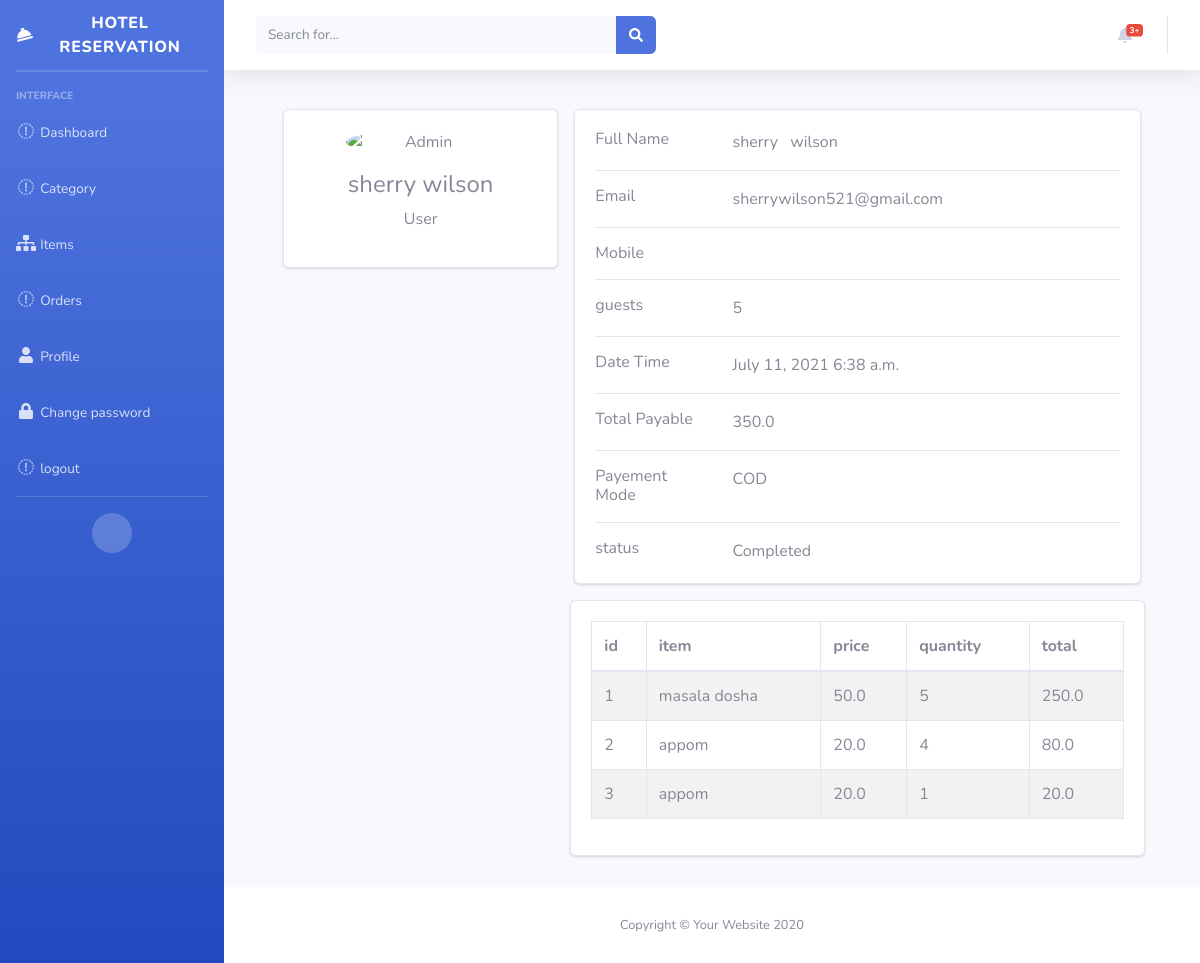
Page /orders/ef373175-8752-4018-ac12-487b89538ff1/ (signed in) on the committed database.
### customer/models.py (models this page shows, shortened)
class Booking(models.Model):
    ORDER_STATUS = (('Pending', 'Pending'), ('Confirmed', 'Confirmed'),
                    ('Completed', 'Completed'), ('Cancelled', 'Cancelled'))
    id = models.UUIDField(primary_key=True, default=uuid.uuid4, editable=False)
    restaurant = models.ForeignKey(Restaurant, on_delete=models.DO_NOTHING)
    user = models.ForeignKey(User, on_delete=models.DO_NOTHING)
    order_status = models.CharField(
        max_length=10, choices=ORDER_STATUS, default='Pending')
    guest = models.IntegerField(validators=[MinValueValidator(1), ])
    date = models.DateField()
    time = models.TimeField()
    paymentmethod = models.CharField(max_length=100, null=True, blank=True)
    created_at = models.DateTimeField(auto_now=True, blank=True, null=True)
    def total_amount(self):
        _y = []
        _x = self.order_items.all()
        _y = [i.food.price*i.quantity for i in _x]
        return sum(_y)

class BookingItem(models.Model):
    order = models.ForeignKey(
        Booking, on_delete=models.CASCADE, related_name='order_items')
    food = models.ForeignKey(Item, on_delete=models.DO_NOTHING)
    quantity = models.IntegerField()
    def total(self):
        return self.food.price*self.quantity

### restaurant/models.py (models this page shows, shortened)
class Item(models.Model):
    name = models.CharField(max_length=50)
    price = models.FloatField()
    category = models.ForeignKey(
        Category, on_delete=models.CASCADE, related_name='items', blank=True, null=True)
    img = models.ImageField(upload_to='item/', blank=True,
                            null=True, verbose_name="Image")
    created_by = models.ForeignKey(User, on_delete=models.CASCADE)

### customer/views.py (the view)
# urls.py: path('orders/<pk>/', views.OrderDetailView.as_view(), name="order-detail"),
@method_decorator(decorator, name='dispatch')
class OrderDetailView(DetailView):
    model = Booking
    template_name = "booking/detail.html"
    def get_object(self):
        _pk = self.kwargs.get('pk')
        print(_pk)
        return get_object_or_404(Booking, id=_pk)
    def get_context_data(self, **kwargs):
        context = super().get_context_data(**kwargs)
        pk = self.kwargs.get('pk')
        print(pk)
        return context

### customer/templates/booking/detail.html (shortened to what this page needs)
{% extends 'booking/basedetail.html' %} {% block body %}
<div class="container">
  <div class="main-body">
    <div class="row gutters-sm">
      <div class="col-md-4 mb-3">
        <div class="card">
          <div class="card-body">
            <div class="d-flex flex-column align-items-center text-center">
              <img src="https://bootdey.com/img/Content/avatar/avatar7.png" alt="Admin" class="rounded-circle"
                width="150" />
              <div class="mt-3">
                <h4>{{object.user.first_name}}&nbsp;{{object.user.last_name}}</h4>
                <p class="text-muted font-size-sm">
                  User
                </p>
              </div>
            </div>
          </div>
        </div>
      </div>
      <div class="col-md-8">
        <div class="card mb-3">
          <div class="card-body">
            <div class="row">
              <div class="col-sm-3">
                <h6 class="mb-0">Full Name</h6>
              </div>
              <div class="col-sm-9 text-secondary">{{object.user.first_name}} &nbsp; {{object.user.last_name}}</div>
            </div>
            <hr />
            <div class="row">
              <div class="col-sm-3">
                <h6 class="mb-0">Email</h6>
              </div>
              <div class="col-sm-9 text-secondary">{{object.user.email}}</div>
            </div>
            <hr />
            <div class="row">
              <div class="col-sm-3">
                <h6 class="mb-0">Mobile</h6>
              </div>
              <div class="col-sm-9 text-secondary">{{object.user.profile.phone}}</div>
            </div>
            <hr />
            <div class="row">
              <div class="col-sm-3">
                <h6 class="mb-0">guests</h6>
              </div>
              <div class="col-sm-9 text-secondary">
                {{object.guest}}
              </div>
            </div>
            <hr />
            <div class="row">
              <div class="col-sm-3">
                <h6 class="mb-0">Date Time</h6>
              </div>
              <div class="col-sm-9 text-secondary">
                {{object.date}}&nbsp;{{object.time}}
              </div>
            </div>
            <hr />
            <div class="row">
              <div class="col-sm-3">
                <h6 class="mb-0">Total Payable</h6>
              </div>
              <div class="col-sm-9 text-secondary">{{object.total_amount}}</div>
            </div>
            <hr />
            <div class="row">
              <div class="col-sm-3">
                <h6 class="mb-0">Payement Mode</h6>
              </div>
              <div class="col-sm-9 text-secondary">{{object.paymentmethod}}</div>
            </div>
            <hr />
            <div class="row">
              <div class="col-sm-3">
                <h6 class="mb-0">status</h6>
              </div>
              <div class="col-sm-9 text-secondary">
                {{object.order_status}}
              </div>
            </div>
          </div>
        </div>
        <div class="row gutters-sm">
          <div class="col-sm-12 mb-3">
            <div class="card h-100">
              <div class="card-body">
                <div class="table-responsive">
                  <table class="table table-bordered table-striped table-hover">
                    <thead>
                      <tr>
                        <th>id</th>
                        <th>item</th>
                        <th>price</th>
                        <th>quantity</th>
                        <th>total</th>
                      </tr>
                    </thead>
                    <tbody>
                      {% for i in object.order_items.all %}
                      <tr>
                        <td>{{forloop.counter}}</td>
                        <td>{{i.food.name}}</td>
                        <td>{{i.food.price}}</td>
                        <td>{{i.quantity}}</td>
                        <td>{{i.total}}</td>
                      </tr>
                      {% endfor %}
                    </tbody>
                  </table>
                </div>
              </div>
            </div>
          </div>
        </div>
      </div>
    </div>
  </div>
</div>
{% endblock body %}

### static/css/detail.css (style rules this page uses)
body { margin-top: 20px; color: #1a202c; text-align: left; background-color: #e2e8f0; }
.main-body { padding: 15px; }
.card { box-shadow: 0 1px 3px 0 rgba(0, 0, 0, 0.1), 0 1px 2px 0 rgba(0, 0, 0, 0.06); }
.card { position: relative; display: flex; flex-direction: column; min-width: 0; word-wrap: break-word; background-color: #fff; background-clip: border-box; border: 0 solid rgba(0, 0, 0, 0.125); border-radius: 0.25rem; }
.card-body { flex: 1 1 auto; min-height: 1px; padding: 1rem; }
.gutters-sm { margin-right: -8px; margin-left: -8px; }
.gutters-sm > .col, .gutters-sm > [class*="col-"] { padding-right: 8px; padding-left: 8px; }
.mb-3, .my-3 { margin-bottom: 1rem !important; }
.h-100 { height: 100% !important; }

### rows in the picture
Booking: user.first_name "sherry", user.last_name "wilson", user.email "sherrywilson521@gmail.com", guest "5", date "July 11, 2021", time "6:38 a.m.", total_amount "350.0", paymentmethod "COD", order_status "Completed"
BookingItem: food.name "masala dosha", food.price "50.0", quantity "5", total "250.0"
BookingItem: food.name "appom", food.price "20.0", quantity "4", total "80.0"
BookingItem: food.name "appom", food.price "20.0", quantity "1", total "20.0"
